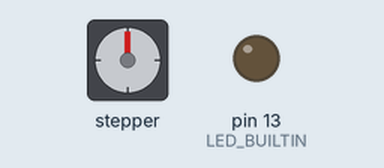
This sketch was run on a simulated Arduino Uno, built with avr-gcc and run on an emulated ATmega328P. Parts: stepper motor, output pins drawn as LEDs (lit = HIGH). Wiring (inferred from the names in the program): stepper motor driver (6400 steps per turn assumed): step pin 2; direction pin 5; enable pin 8. Pins used as bus, display or sensor lines are not drawn.

Above: at 0.1 s.
At 4.3 s:
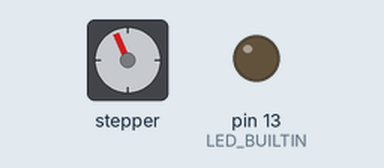
Timing chart, 0 to 5.8 s (numbered marks = the images above):
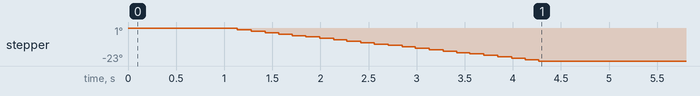

The sketch:

krmitko_KS0152.ino
```cpp
#define X_STP_PIN 2
#define X_DIR_PIN 5
#define X_EN_PIN 8
#define X_HOME_PIN A0
#define stepsPerRevolution 6400
#define motorSpeedFeed 4000
#define days 7

int feedDay = stepsPerRevolution/((days*2)+1);


void setup (){

  pinMode(X_STP_PIN, OUTPUT);
  pinMode(X_DIR_PIN, OUTPUT);
  pinMode(X_EN_PIN, OUTPUT);
  pinMode(LED_BUILTIN, OUTPUT);

  delay(500);

  Serial.println("Setup ok");

  digitalWrite(X_DIR_PIN, LOW); //CCW
  digitalWrite(X_EN_PIN, LOW); //zapnutí motoru
  Serial.println("!!!Food incoming!!!");
  delay (500);

  for(int x = 0; x < feedDay; x++){
    digitalWrite(X_STP_PIN, HIGH);
    delayMicroseconds(motorSpeedFeed);
    digitalWrite(X_STP_PIN, LOW);
    delayMicroseconds(motorSpeedFeed);
  }
  delay (500);
  digitalWrite(X_EN_PIN, HIGH); //vypnutí motoru


}

void loop () {
}
```
